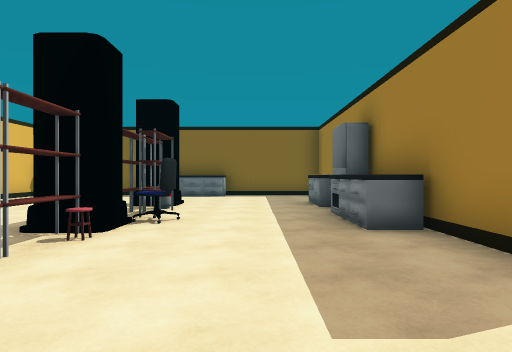
view 1 (above)

15 first-person views from a walk through a scene from a Unity 3-D project. The camera is 1.4 m above the floor, looks level and sees 75° across. The floor is counted in squares, 2 m on a side. Each view is taken from the middle of a square. On the plan, view 1 faces up. The plan holds only what a view shows up to about 10 squares ahead; the rest is blank. The place goes on beyond the plan. The player is left out. Door leaves are left out, so doorways stand open.

view 2
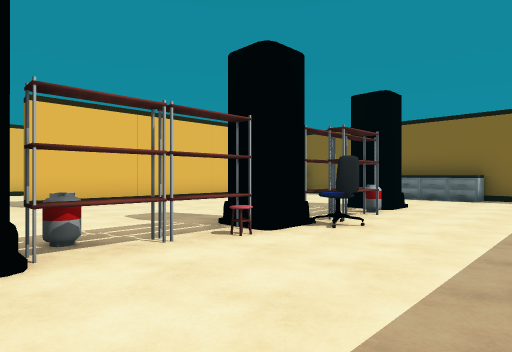

view 3
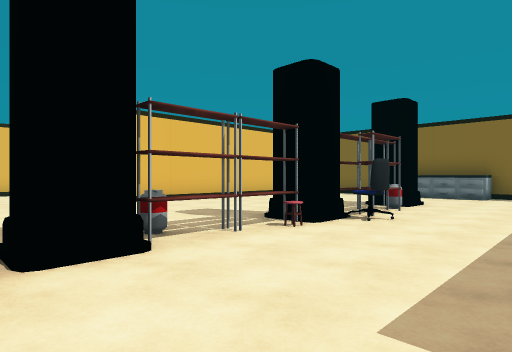

view 4
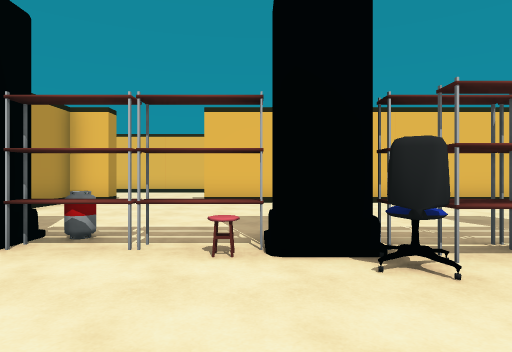

view 5
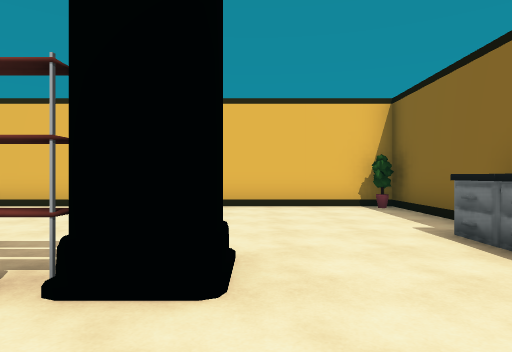

view 6
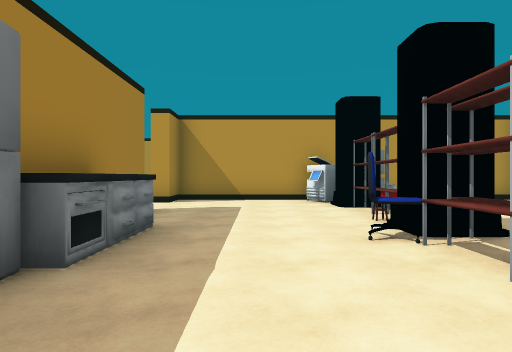

view 7
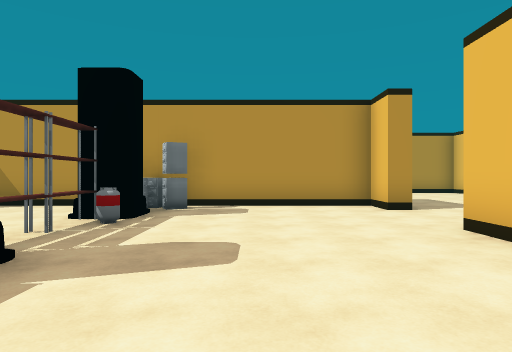

view 8
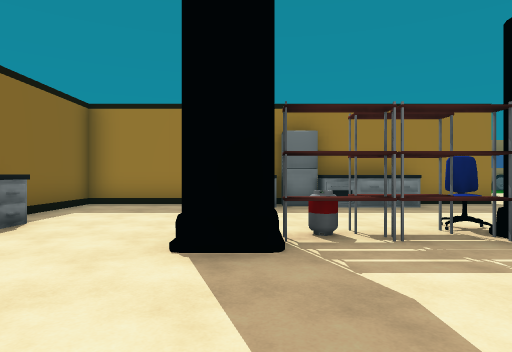

view 9
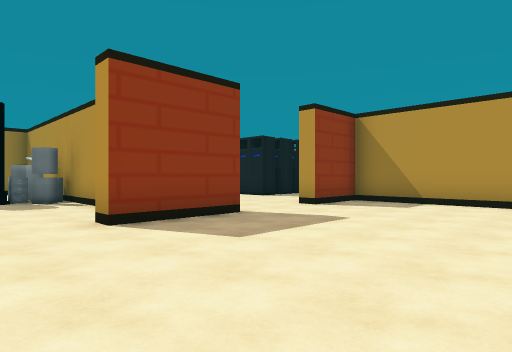

view 10
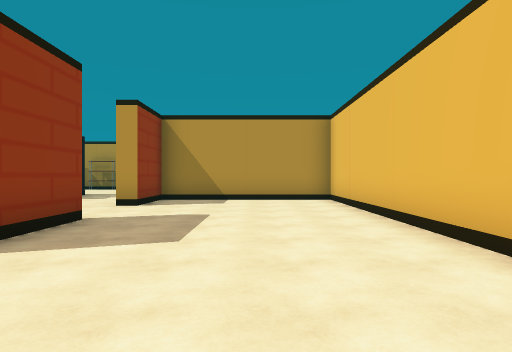

view 11
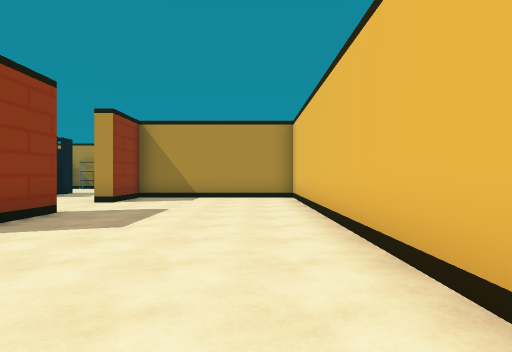

view 12
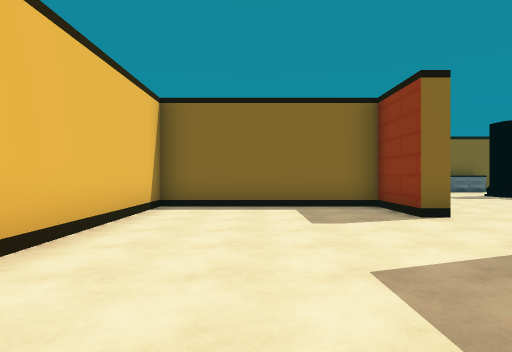

view 13
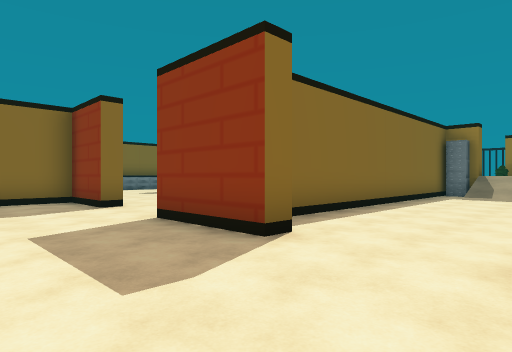

view 14
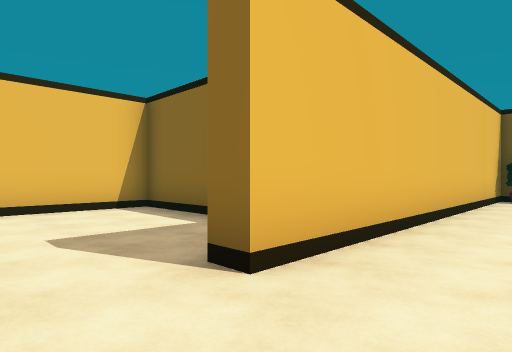

view 15
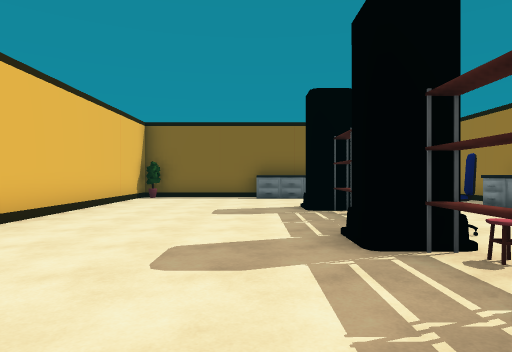

### Floor plan
Points are (right, up) in squares from view 1. A wall is a line through its corners. A room is listed if a view was taken in it or the views show most of it. See-through windows are left out.
Room 1 (views 1, 2, 3, 4, 5, 6, 7, 8, 14, 15)
walls: (1.4, 4.3) (1.4, 5.6); (1.4, 8.4) (1.4, 9.1); (-1.1, 11.4) (-4, 11.4); (2.3, 9.1) (2.3, 12.2) (-2, 12.2); (-4, 12.2) (-7.7, 12.1) (-7.7, 2.6); (2.3, 2.1) (2.3, 5.6); (-7.7, 0.1) (-7.7, -0.9) (2.3, -0.9) (2.3, 0.1)
ways out: open door at (-8, 1.5) to room 2; opening at (2, 1.5)
objects: cabinet (-3, 0); pillar (-3, 1) to (-2, 1); pillar (-3, 5); pillar (-3, 8); printer (-2, 0); shelf (-2, 2); shelf (-2, 3); stool (-2, 4); chair (-2, 5); shelf (-2, 6); shelf (-2, 7) to (-2, 8); other object (2, 6); fridge (2, 7); sink (2, 8)
Room 2 (views 9, 10, 11, 12, 13)
walls: (-7.6, -2.4) (-8.2, -2.4) (-8.2, 0.1); (-8.2, 2.6) (-8.2, 4.6) (-13.2, 4.6) (-13.2, -6.9) (-8.2, -6.9) (-8.2, -4.9) (-7.6, -4.9)
ways out: open door at (-8, 1.5) to room 1; opening at (-8, -3.5)

Positions as (right, up) in squares from view 1, and headings:
1: (0, 0), facing up
2: (1, 1), facing up-left
3: (1, 0), facing up-left
4: (1, 4), facing left
5: (0, 9), facing left
6: (0, 9), facing down
7: (-5, 7), facing down
8: (-6, 8), facing right
9: (-13, 2), facing down-right
10: (-11, 3), facing down
11: (-12, 4), facing down
12: (-11, -3), facing up
13: (-11, -5), facing up-right
14: (-6, 1), facing up-left
15: (-4, 1), facing up
